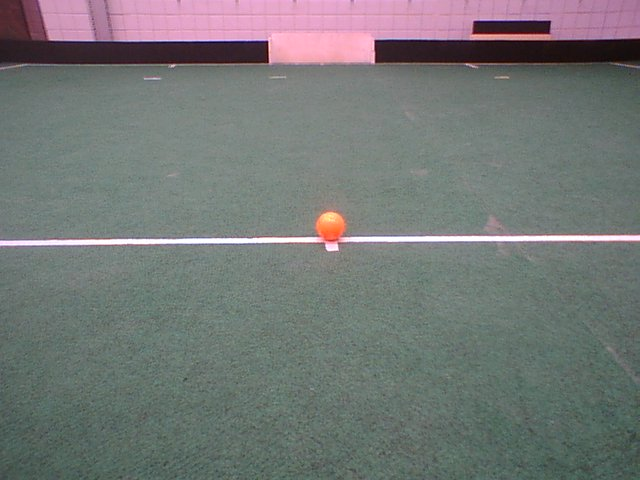
#> input picture 5.jpg, 640 x 480 px, found by its file name
$ python field_detection.py
#> lines starting #> are read from the running program, lines starting #| are printed output that depends on the picture; after the words box and inside, x2 and y2 are one past the last pixel; in counts of white or black regions, pixels touching at a corner belong together
import numpy as np
import cv2
import os

class FieldDetection():
    def __init__(
            self,
            vertical_lines_offset = 320,
            vertical_lines_nr = 1,
            min_line_length = 1,
            max_line_length = 20,
            min_wall_length = 10
            ):
        # DEFINE COLORS:
        self.BLACK = [0, 0, 0]
        self.BLUE = [255, 0, 0]
        self.GREEN = [0, 255, 0]
        self.RED = [0, 0, 255]
        self.WHITE = [255, 255, 255]

        # min/max amount of pixels for detection
        self.min_line_length = min_line_length
        self.max_line_length = max_line_length
        self.min_wall_length = min_wall_length

        # line scans offset
        self.vertical_lines = []
        self.vertical_lines_nr = vertical_lines_nr
        self.arrangeVerticalLinesUniform(vertical_lines_offset, img_width=640)

        self.mask_points = []

    def arrangeVerticalLinesUniform(self, vertical_lines_offset = 320, img_width = 640):
#> called with vertical_lines_offset = 320, img_width = 640
        vertical_lines = []
        for line_x in range(vertical_lines_offset, self.vertical_lines_nr*vertical_lines_offset+1, vertical_lines_offset):
            if line_x>5 and line_x<img_width-5: vertical_lines.append(line_x)
            else: print(f"Detection line out of resolution bounds! Vertical position:Line {line_x}")
#> further down, img is the input picture: shape (480, 640, 3); mean B, G, R 117.7, 119.2, 115.7
        self.vertical_lines = vertical_lines

    def arrangeVerticalLinesRandom(self, img_width = 640, detections = []):
#> called with img_width = 640
        vertical_lines = []
        for i in range(self.vertical_lines_nr):
            line_x = int(np.random.uniform(5, img_width-5))
            while self.isInsideBoundingBox(line_x, detections):
                line_x = int(np.random.uniform(5, img_width-5))
            vertical_lines.append(line_x)
        self.vertical_lines = vertical_lines

    def isInsideBoundingBox(self, x, detections):
        for detection in detections:
            score, xmin, xmax, ymin, ymax = detection
            if (x < xmax and x > xmin): return True
        return False

    def updateMask(self, boundary_points):
        # TODO: make better approach for mask setting
        self.mask_points = boundary_points

    def isOutOfField(self, detection):
        # TODO: make better approach for out-of-field-checking
        return False

    def isBlack(self, src):
        blue, green, red = src
        if green < 70 and red < 70 and blue < 70:
            return True
        else:
            return False

    def isGreen(self, src):
        blue, green, red = src
        if green > 90 and red < 110:
            return True
        else:
            return False

    def isWhite(self, src):
        blue, green, red = src
        if blue > 130 and green > 130 and red > 130:
            return True
        else:
            return False

    def segmentPixel(self, src):
        if self.isWhite(src):
            color = self.WHITE
            return color
        elif self.isBlack(src):
            color = self.BLACK
            return color
        elif self.isGreen(src):
            color = self.GREEN
            return color
        else:
            return src

    def segmentField(self, src):
        """
        Make description here
        """
        # make copy from source image for segmentation
        # segmented_img = src.copy()
        segmented_img = src

        # height and width from image resolution
        height, width = src.shape[0], src.shape[1]
#> height = 480; width = 640

        for line_x in self.vertical_lines:
            # segment vertical lines
            for pixel_y in range(0, height):
                pixel = src[pixel_y, line_x]
                color = self.segmentPixel(pixel)
                segmented_img[pixel_y, line_x] = color
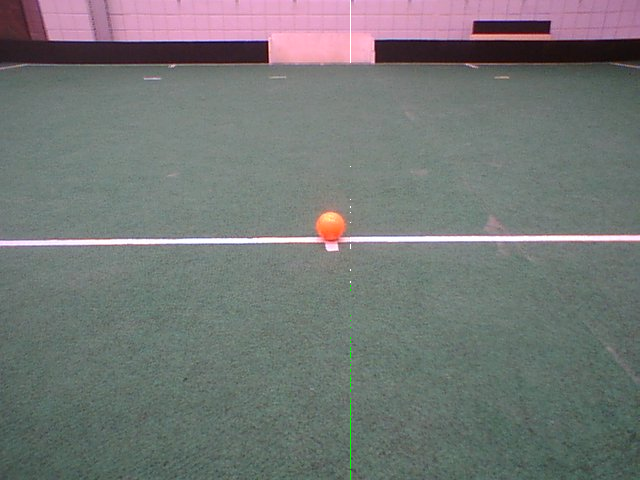
#> segmented_img: shape (480, 640, 3); 0.07% of pixels changed, all inside (x1, y1, x2, y2) = (350, 0, 351, 480)

        return segmented_img

    def fieldWallDetection(self, src):
        """
        Make descripition here
        """
        # height and width from image resolution
        height, width = src.shape[0], src.shape[1]
#> height = 480; width = 640

        # wall detection points
        boundary_points = []

        for line_x in self.vertical_lines:
            wall_points = []
            for pixel_y in range(height-1, 0, -1):
                pixel = src[pixel_y, line_x]
                if len(wall_points)>self.min_wall_length:
                    boundary_points.append(wall_points[0])
                    break
                elif self.isBlack(pixel):
                    wall_points.append([pixel_y, line_x])
                else:
                    wall_points = []
#> after the loop, boundary_points = []

        return boundary_points

    def fieldLineDetection(self, src):
        """
        Make descripition here
        """
        # height and width from image resolution
        height, width = src.shape[0], src.shape[1]
#> height = 480; width = 640

        # field lines detection points
        field_line_points = []

        for line_x in self.vertical_lines:
            field_line = False
            line_points = []
            for pixel_y in range(height-1, 0, -1):
                pixel = src[pixel_y, line_x]
                if not self.isBlack(pixel):
                    # check white->green border
                    if not self.isGreen(pixel) and field_line == False:
                        field_line = True
                    # check white->green border
                    elif self.isGreen(pixel) and field_line == True:
                        field_line = False
                        # check white line length (width)
                        if len(line_points)>self.min_line_length and len(line_points)<self.max_line_length:
                            line_y = [point[0] for point in line_points]
                            point = int(np.mean(line_y)), line_x
                            field_line_points.append(point)
                        line_points = []

                    if field_line == True:
                        line_points.append([pixel_y, line_x])
#> after the loop, field_line_points = [(394, 350), (387, 350), (373, 350), (367, 350), (362, 350), (358, 350), (344, 350), (339, 350), (332, 350), (323, 350), (317, 350), (287, 350)]; line_y = [288, 287]; point = (287, 350)

        return field_line_points

    def detectFieldLinesAndBoundary(self, src):
        """
        Make description here
        """
        segmented_img = self.segmentField(src)
        boundary_points = self.fieldWallDetection(segmented_img)
        field_line_points = self.fieldLineDetection(segmented_img)
        return boundary_points, field_line_points

    def detectFieldLinesAndBoundaryMerged(self, src):
        """
        Make description here
        """
        # height and width from image resolution
        height, width = src.shape[0], src.shape[1]

        # wall detection points
        boundary_points = []

        # field lines detection points
        field_line_points = []

        for line_x in self.vertical_lines:
            wall_points = []
            for pixel_y in range(height-1, 0, -1):
                pixel = src[pixel_y, line_x]
                if len(wall_points)>self.min_wall_length:
                    boundary_points.append(wall_points[0])
                    break
                elif self.isBlack(pixel):
                    wall_points.append([pixel_y, line_x])
                else:
                    wall_points = []

        return boundary_points, field_line_points


if __name__ == "__main__":
    from glob import glob

    cwd = os.getcwd()

    FRAME_NR = 5
    QUADRADO = 1
    WINDOW_NAME = "BOUNDARY DETECTION"
    VERTICAL_LINES_NR = 1

    # FIELD DETECTION TESTS
    field_detector = FieldDetection(
                    vertical_lines_offset=320,
                    vertical_lines_nr=1,
                    min_line_length=1,
                    max_line_length=20,
                    min_wall_length=10)
    print(field_detector.vertical_lines)

    while True:
        IMG_PATH = cwd + f"/data/quadrado{QUADRADO}/{FRAME_NR}.jpg"
        img = cv2.imread(IMG_PATH)

        field_detector.arrangeVerticalLinesRandom()
        boundary_points, line_points = field_detector.detectFieldLinesAndBoundary(img)
#> boundary_points = []; line_points has the same summary as field_line_points in fieldLineDetection

        for point in boundary_points:
            pixel_y, pixel_x = point
            img[pixel_y, pixel_x] = field_detector.RED
#> this loop made 0 passes

        for point in line_points:
            pixel_y, pixel_x = point
            img[pixel_y, pixel_x] = field_detector.RED
#> this loop made 12 passes
#> (point, pixel_y) on passes 1 to 12: ((394, 350), 394), ((387, 350), 387), ((373, 350), 373), ((367, 350), 367), ((362, 350), 362), ((358, 350), 358), ((344, 350), 344), ((339, 350), 339), ((332, 350), 332), ((323, 350), 323), ((317, 350), 317), ((287, 350), 287)
#> img: shape (480, 640, 3); under 0.01% of pixels changed, all inside (x1, y1, x2, y2) = (350, 287, 351, 395)

        cv2.imshow(WINDOW_NAME, img)

        key = cv2.waitKey(-1) & 0xFF
#> (key q is pressed here)
        if key == ord('q'):
            break
        else:
            FRAME_NR += 1

    # RELEASE WINDOW AND DESTROY
    cv2.destroyAllWindows()
